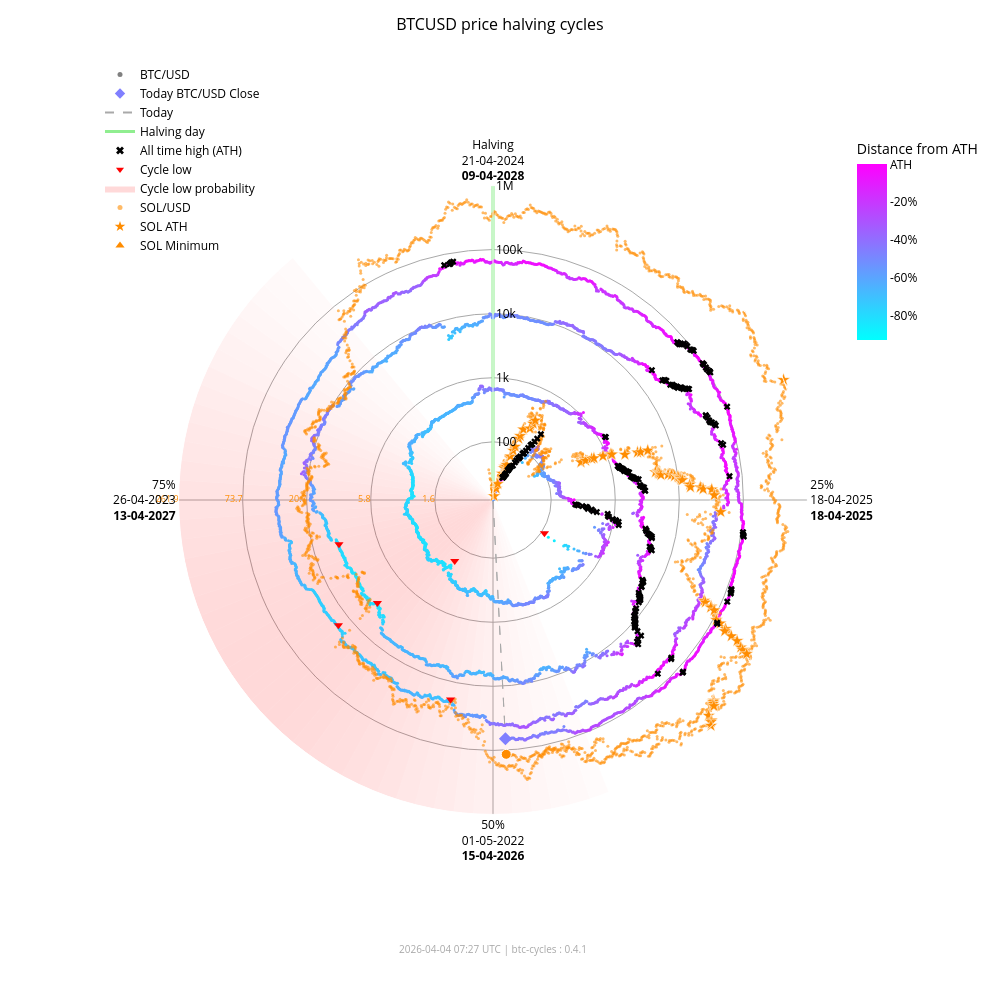

The cell this chart's notebook holds for it:
### Markdown cell above
### Interactive chart with overlay

### Code cell
fig_overlay_interactive = btc.plot(
    kind="interactive",
    from_date="2012-11-28",
    overlay=sol,
)
fig_overlay_interactive.show(config={"scrollZoom": True, "displayModeBar": True})

### Figure 1 — Plotly figure (JSON) as saved in the notebook; plotly's stock layout.template omitted (floating-point values rounded to 4 significant figures; data arrays with more than 128 entries replaced by an {"elided": "..."} marker saying what was removed)
{"data": [{"fill": "toself", "fillcolor": "rgba(255,0,0,0.017168280509461762)", "hoverinfo": "skip", "line": {"width": 0}, "mode": "lines", "r": [12.35, 1000000, 1000000, 12.35, 12.35], "showlegend": false, "theta": [158.4, 158.4, 162.0, 162.0, 158.4], "type": "scatterpolar"}, {"fill": "toself", "fillcolor": "rgba(255,0,0,0.022114794501891178)", "hoverinfo": "skip", "line": {"width": 0}, "mode": "lines", "r": [12.35, 1000000, 1000000, 12.35, 12.35], "showlegend": false, "theta": [162.0, 162.0, 165.6, 165.6, 162.0], "type": "scatterpolar"}, {"fill": "toself", "fillcolor": "rgba(255,0,0,0.027904042595116696)", "hoverinfo": "skip", "line": {"width": 0}, "mode": "lines", "r": [12.35, 1000000, 1000000, 12.35, 12.35], "showlegend": false, "theta": [165.6, 165.6, 169.2, 169.2, 165.6], "type": "scatterpolar"}, {"fill": "toself", "fillcolor": "rgba(255,0,0,0.03451829485242034)", "hoverinfo": "skip", "line": {"width": 0}, "mode": "lines", "r": [12.35, 1000000, 1000000, 12.35, 12.35], "showlegend": false, "theta": [169.2, 169.2, 172.8, 172.8, 169.2], "type": "scatterpolar"}, {"fill": "toself", "fillcolor": "rgba(255,0,0,0.04190197968282152)", "hoverinfo": "skip", "line": {"width": 0}, "mode": "lines", "r": [12.35, 1000000, 1000000, 12.35, 12.35], "showlegend": false, "theta": [172.8, 172.8, 176.4, 176.4, 172.8], "type": "scatterpolar"}, {"fill": "toself", "fillcolor": "rgba(255,0,0,0.04996405861294359)", "hoverinfo": "skip", "line": {"width": 0}, "mode": "lines", "r": [12.35, 1000000, 1000000, 12.35, 12.35], "showlegend": false, "theta": [176.4, 176.4, 180.0, 180.0, 176.4], "type": "scatterpolar"}, {"fill": "toself", "fillcolor": "rgba(255,0,0,0.05858349692240516)", "hoverinfo": "skip", "line": {"width": 0}, "mode": "lines", "r": [12.35, 1000000, 1000000, 12.35, 12.35], "showlegend": false, "theta": [180.0, 180.0, 183.6, 183.6, 180.0], "type": "scatterpolar"}, {"fill": "toself", "fillcolor": "rgba(255,0,0,0.06761662035375066)", "hoverinfo": "skip", "line": {"width": 0}, "mode": "lines", "r": [12.35, 1000000, 1000000, 12.35, 12.35], "showlegend": false, "theta": [183.6, 183.6, 187.2, 187.2, 183.6], "type": "scatterpolar"}, {"fill": "toself", "fillcolor": "rgba(255,0,0,0.07690481219944663)", "hoverinfo": "skip", "line": {"width": 0}, "mode": "lines", "r": [12.35, 1000000, 1000000, 12.35, 12.35], "showlegend": false, "theta": [187.2, 187.2, 190.8, 190.8, 187.2], "type": "scatterpolar"}, {"fill": "toself", "fillcolor": "rgba(255,0,0,0.08628112000611099)", "hoverinfo": "skip", "line": {"width": 0}, "mode": "lines", "r": [12.35, 1000000, 1000000, 12.35, 12.35], "showlegend": false, "theta": [190.8, 190.8, 194.4, 194.4, 190.8], "type": "scatterpolar"}, {"fill": "toself", "fillcolor": "rgba(255,0,0,0.09557490841018092)", "hoverinfo": "skip", "line": {"width": 0}, "mode": "lines", "r": [12.35, 1000000, 1000000, 12.35, 12.35], "showlegend": false, "theta": [194.4, 194.4, 198.0, 198.0, 194.4], "type": "scatterpolar"}, {"fill": "toself", "fillcolor": "rgba(255,0,0,0.10461455782963765)", "hoverinfo": "skip", "line": {"width": 0}, "mode": "lines", "r": [12.35, 1000000, 1000000, 12.35, 12.35], "showlegend": false, "theta": [198.0, 198.0, 201.6, 201.6, 198.0], "type": "scatterpolar"}, {"fill": "toself", "fillcolor": "rgba(255,0,0,0.11322908719652833)", "hoverinfo": "skip", "line": {"width": 0}, "mode": "lines", "r": [12.35, 1000000, 1000000, 12.35, 12.35], "showlegend": false, "theta": [201.6, 201.6, 205.2, 205.2, 201.6], "type": "scatterpolar"}, {"fill": "toself", "fillcolor": "rgba(255,0,0,0.12125015337052988)", "hoverinfo": "skip", "line": {"width": 0}, "mode": "lines", "r": [12.35, 1000000, 1000000, 12.35, 12.35], "showlegend": false, "theta": [205.2, 205.2, 208.8, 208.8, 205.2], "type": "scatterpolar"}, {"fill": "toself", "fillcolor": "rgba(255,0,0,0.1285159051533198)", "hoverinfo": "skip", "line": {"width": 0}, "mode": "lines", "r": [12.35, 1000000, 1000000, 12.35, 12.35], "showlegend": false, "theta": [208.8, 208.8, 212.4, 212.4, 208.8], "type": "scatterpolar"}, {"fill": "toself", "fillcolor": "rgba(255,0,0,0.13487757461161187)", "hoverinfo": "skip", "line": {"width": 0}, "mode": "lines", "r": [12.35, 1000000, 1000000, 12.35, 12.35], "showlegend": false, "theta": [212.4, 212.4, 216.0, 216.0, 212.4], "type": "scatterpolar"}, {"fill": "toself", "fillcolor": "rgba(255,0,0,0.14020862181849597)", "hoverinfo": "skip", "line": {"width": 0}, "mode": "lines", "r": [12.35, 1000000, 1000000, 12.35, 12.35], "showlegend": false, "theta": [216.0, 216.0, 219.6, 219.6, 216.0], "type": "scatterpolar"}, {"fill": "toself", "fillcolor": "rgba(255,0,0,0.1444150495065453)", "hoverinfo": "skip", "line": {"width": 0}, "mode": "lines", "r": [12.35, 1000000, 1000000, 12.35, 12.35], "showlegend": false, "theta": [219.6, 219.6, 223.2, 223.2, 219.6], "type": "scatterpolar"}, {"fill": "toself", "fillcolor": "rgba(255,0,0,0.1474445935127172)", "hoverinfo": "skip", "line": {"width": 0}, "mode": "lines", "r": [12.35, 1000000, 1000000, 12.35, 12.35], "showlegend": false, "theta": [223.2, 223.2, 226.8, 226.8, 223.2], "type": "scatterpolar"}, {"fill": "toself", "fillcolor": "rgba(255,0,0,0.14929223192296423)", "hoverinfo": "skip", "line": {"width": 0}, "mode": "lines", "r": [12.35, 1000000, 1000000, 12.35, 12.35], "showlegend": false, "theta": [226.8, 226.8, 230.4, 230.4, 226.8], "type": "scatterpolar"}, {"fill": "toself", "fillcolor": "rgba(255,0,0,0.15)", "hoverinfo": "skip", "line": {"width": 0}, "mode": "lines", "r": [12.35, 1000000, 1000000, 12.35, 12.35], "showlegend": false, "theta": [230.4, 230.4, 234.0, 234.0, 230.4], "type": "scatterpolar"}, {"fill": "toself", "fillcolor": "rgba(255,0,0,0.14965033825231117)", "hoverinfo": "skip", "line": {"width": 0}, "mode": "lines", "r": [12.35, 1000000, 1000000, 12.35, 12.35], "showlegend": false, "theta": [234.0, 234.0, 237.6, 237.6, 234.0], "type": "scatterpolar"}, {"fill": "toself", "fillcolor": "rgba(255,0,0,0.1483537805790981)", "hoverinfo": "skip", "line": {"width": 0}, "mode": "lines", "r": [12.35, 1000000, 1000000, 12.35, 12.35], "showlegend": false, "theta": [237.6, 237.6, 241.2, 241.2, 237.6], "type": "scatterpolar"}, {"fill": "toself", "fillcolor": "rgba(255,0,0,0.1462332228355464)", "hoverinfo": "skip", "line": {"width": 0}, "mode": "lines", "r": [12.35, 1000000, 1000000, 12.35, 12.35], "showlegend": false, "theta": [241.2, 241.2, 244.8, 244.8, 241.2], "type": "scatterpolar"}, {"fill": "toself", "fillcolor": "rgba(255,0,0,0.1434078538226232)", "hoverinfo": "skip", "line": {"width": 0}, "mode": "lines", "r": [12.35, 1000000, 1000000, 12.35, 12.35], "showlegend": false, "theta": [244.8, 244.8, 248.4, 248.4, 244.8], "type": "scatterpolar"}, {"fill": "toself", "fillcolor": "rgba(255,0,0,0.13997983179373433)", "hoverinfo": "skip", "line": {"width": 0}, "mode": "lines", "r": [12.35, 1000000, 1000000, 12.35, 12.35], "showlegend": false, "theta": [248.4, 248.4, 252.0, 252.0, 248.4], "type": "scatterpolar"}, {"fill": "toself", "fillcolor": "rgba(255,0,0,0.1360259825845427)", "hoverinfo": "skip", "line": {"width": 0}, "mode": "lines", "r": [12.35, 1000000, 1000000, 12.35, 12.35], "showlegend": false, "theta": [252.0, 252.0, 255.6, 255.6, 252.0], "type": "scatterpolar"}, {"fill": "toself", "fillcolor": "rgba(255,0,0,0.13159547355344955)", "hoverinfo": "skip", "line": {"width": 0}, "mode": "lines", "r": [12.35, 1000000, 1000000, 12.35, 12.35], "showlegend": false, "theta": [255.6, 255.6, 259.2, 259.2, 255.6], "type": "scatterpolar"}, {"fill": "toself", "fillcolor": "rgba(255,0,0,0.12671301775492702)", "hoverinfo": "skip", "line": {"width": 0}, "mode": "lines", "r": [12.35, 1000000, 1000000, 12.35, 12.35], "showlegend": false, "theta": [259.2, 259.2, 262.8, 262.8, 259.2], "type": "scatterpolar"}, {"fill": "toself", "fillcolor": "rgba(255,0,0,0.12138610149219968)", "hoverinfo": "skip", "line": {"width": 0}, "mode": "lines", "r": [12.35, 1000000, 1000000, 12.35, 12.35], "showlegend": false, "theta": [262.8, 262.8, 266.4, 266.4, 262.8], "type": "scatterpolar"}, {"fill": "toself", "fillcolor": "rgba(255,0,0,0.11561425516449213)", "hoverinfo": "skip", "line": {"width": 0}, "mode": "lines", "r": [12.35, 1000000, 1000000, 12.35, 12.35], "showlegend": false, "theta": [266.4, 266.4, 270.0, 270.0, 266.4], "type": "scatterpolar"}, {"fill": "toself", "fillcolor": "rgba(255,0,0,0.10939851441251548)", "hoverinfo": "skip", "line": {"width": 0}, "mode": "lines", "r": [12.35, 1000000, 1000000, 12.35, 12.35], "showlegend": false, "theta": [270.0, 270.0, 273.6, 273.6, 270.0], "type": "scatterpolar"}, {"fill": "toself", "fillcolor": "rgba(255,0,0,0.10274974912946186)", "hoverinfo": "skip", "line": {"width": 0}, "mode": "lines", "r": [12.35, 1000000, 1000000, 12.35, 12.35], "showlegend": false, "theta": [273.6, 273.6, 277.2, 277.2, 273.6], "type": "scatterpolar"}, {"fill": "toself", "fillcolor": "rgba(255,0,0,0.09569517349791427)", "hoverinfo": "skip", "line": {"width": 0}, "mode": "lines", "r": [12.35, 1000000, 1000000, 12.35, 12.35], "showlegend": false, "theta": [277.2, 277.2, 280.8, 280.8, 277.2], "type": "scatterpolar"}, {"fill": "toself", "fillcolor": "rgba(255,0,0,0.08828282625646729)", "hoverinfo": "skip", "line": {"width": 0}, "mode": "lines", "r": [12.35, 1000000, 1000000, 12.35, 12.35], "showlegend": false, "theta": [280.8, 280.8, 284.4, 284.4, 280.8], "type": "scatterpolar"}, {"fill": "toself", "fillcolor": "rgba(255,0,0,0.08058400018765348)", "hoverinfo": "skip", "line": {"width": 0}, "mode": "lines", "r": [12.35, 1000000, 1000000, 12.35, 12.35], "showlegend": false, "theta": [284.4, 284.4, 288.0, 288.0, 284.4], "type": "scatterpolar"}, {"fill": "toself", "fillcolor": "rgba(255,0,0,0.07269354608292705)", "hoverinfo": "skip", "line": {"width": 0}, "mode": "lines", "r": [12.35, 1000000, 1000000, 12.35, 12.35], "showlegend": false, "theta": [288.0, 288.0, 291.6, 291.6, 288.0], "type": "scatterpolar"}, {"fill": "toself", "fillcolor": "rgba(255,0,0,0.06472784449068784)", "hoverinfo": "skip", "line": {"width": 0}, "mode": "lines", "r": [12.35, 1000000, 1000000, 12.35, 12.35], "showlegend": false, "theta": [291.6, 291.6, 295.2, 295.2, 291.6], "type": "scatterpolar"}, {"fill": "toself", "fillcolor": "rgba(255,0,0,0.05682021976743956)", "hoverinfo": "skip", "line": {"width": 0}, "mode": "lines", "r": [12.35, 1000000, 1000000, 12.35, 12.35], "showlegend": false, "theta": [295.2, 295.2, 298.8, 298.8, 295.2], "type": "scatterpolar"}, {"fill": "toself", "fillcolor": "rgba(255,0,0,0.049113784367073345)", "hoverinfo": "skip", "line": {"width": 0}, "mode": "lines", "r": [12.35, 1000000, 1000000, 12.35, 12.35], "showlegend": false, "theta": [298.8, 298.8, 302.4, 302.4, 298.8], "type": "scatterpolar"}, {"fill": "toself", "fillcolor": "rgba(255,0,0,0.041752137148964696)", "hoverinfo": "skip", "line": {"width": 0}, "mode": "lines", "r": [12.35, 1000000, 1000000, 12.35, 12.35], "showlegend": false, "theta": [302.4, 302.4, 306.0, 306.0, 302.4], "type": "scatterpolar"}, {"fill": "toself", "fillcolor": "rgba(255,0,0,0.03486886565753888)", "hoverinfo": "skip", "line": {"width": 0}, "mode": "lines", "r": [12.35, 1000000, 1000000, 12.35, 12.35], "showlegend": false, "theta": [306.0, 306.0, 309.6, 309.6, 306.0], "type": "scatterpolar"}, {"fill": "toself", "fillcolor": "rgba(255,0,0,0.028577225153345827)", "hoverinfo": "skip", "line": {"width": 0}, "mode": "lines", "r": [12.35, 1000000, 1000000, 12.35, 12.35], "showlegend": false, "theta": [309.6, 309.6, 313.2, 313.2, 309.6], "type": "scatterpolar"}, {"fill": "toself", "fillcolor": "rgba(255,0,0,0.022961515313555208)", "hoverinfo": "skip", "line": {"width": 0}, "mode": "lines", "r": [12.35, 1000000, 1000000, 12.35, 12.35], "showlegend": false, "theta": [313.2, 313.2, 316.8, 316.8, 313.2], "type": "scatterpolar"}, {"fill": "toself", "fillcolor": "rgba(255,0,0,0.018071469429173623)", "hoverinfo": "skip", "line": {"width": 0}, "mode": "lines", "r": [12.35, 1000000, 1000000, 12.35, 12.35], "showlegend": false, "theta": [316.8, 316.8, 320.4, 320.4, 316.8], "type": "scatterpolar"}, {"hoverinfo": "skip", "line": {"color": "darkgrey", "dash": "dash", "width": 1}, "mode": "lines", "r": [12.35, 66960.0], "showlegend": false, "theta": [177.0, 177.0], "type": "scatterpolar"}, {"hoverinfo": "skip", "line": {"color": "darkgrey", "dash": "dash", "width": 1}, "mode": "lines", "r": [12.35, 116800.0], "showlegend": false, "theta": [177.0, 177.0], "type": "scatterpolar"}, {"hoverinfo": "skip", "line": {"color": "lightgreen", "width": 3}, "mode": "lines", "r": [12.35, 1000000], "showlegend": false, "theta": [0, 0], "type": "scatterpolar"}, {"hoverinfo": "text", "marker": {"color": {"elided": "4876 str values"}, "size": 3}, "mode": "markers", "r": {"elided": "4876 float values"}, "showlegend": false, "text": {"elided": "4876 str values"}, "theta": {"elided": "4876 float values"}, "type": "scatterpolar"}, {"hoverinfo": "text", "marker": {"color": "#FF8C00", "opacity": 0.6, "size": 3}, "mode": "markers", "r": {"elided": "2186 float values"}, "showlegend": false, "text": {"elided": "2186 str values"}, "theta": {"elided": "2186 float values"}, "type": "scatterpolar"}, {"hoverinfo": "text", "marker": {"color": "#807fff", "size": 10, "symbol": "diamond"}, "mode": "markers", "r": [66960.0], "showlegend": false, "text": ["Today<br>Date: 2026-04-04<br>Price: $66,955.55"], "theta": [177.0], "type": "scatterpolar"}, {"hoverinfo": "text", "marker": {"color": "#FF8C00", "line": {"color": "white", "width": 1}, "size": 10, "symbol": "circle"}, "mode": "markers", "r": [116800.0], "showlegend": false, "text": ["Today SOL<br>Date: 2026-04-04<br>Price: $80.25"], "theta": [177.0], "type": "scatterpolar"}, {"hoverinfo": "text", "marker": {"color": "#FF8C00", "line": {"color": "white", "width": 0.5}, "size": 10, "symbol": "star"}, "mode": "markers", "r": [12.35, 14.26, 18.89, 22.58, 33.77, 41.65, 44.19, 44.79, 47.74, 66.97, 84.11, 98.55, 135.1, 150.9, 196.1, 223.8, 274.1, 314.5, 385.5, 459.8, 577.6, 626.5, 871.0, 1155.0, 1198.0, 1859.0, 2932.0, 3268.0, 4249.0, 4627.0, 5069.0, 5167.0, 5342.0, 5538.0, 7144.0, 8049.0, 8943.0, 10010.0, 10360.0, 10890.0, 11050.0, 11550.0, 14940.0, 15160.0, 21570.0, 23800.0, 32400.0, 35190.0, 44920.0, 55430.0, 59130.0, 76170.0, 76230.0, 89070.0, 111800.0, 134000.0, 175300.0, 177100.0, 238100.0, 310800.0, 391600.0, 435400.0, 530200.0, 559600.0, 568300.0, 595100.0, 640600.0, 711800.0, 860500.0, 890300.0, 975300.0, 1000000.0], "showlegend": false, "text": ["SOL ATH<br>Date: 2020-04-10<br>Price: $0.95", "SOL ATH<br>Date: 2020-07-12<br>Price: $1.02", "SOL ATH<br>Date: 2020-07-13<br>Price: $1.17", "SOL ATH<br>Date: 2020-07-15<br>Price: $1.28", "SOL ATH<br>Date: 2020-07-26<br>Price: $1.57", "SOL ATH<br>Date: 2020-07-27<br>Price: $1.74", "SOL ATH<br>Date: 2020-07-28<br>Price: $1.79", "SOL ATH<br>Date: 2020-08-03<br>Price: $1.80", "SOL ATH<br>Date: 2020-08-04<br>Price: $1.86", "SOL ATH<br>Date: 2020-08-06<br>Price: $2.20", "SOL ATH<br>Date: 2020-08-08<br>Price: $2.46", "SOL ATH<br>Date: 2020-08-09<br>Price: $2.67", "SOL ATH<br>Date: 2020-08-10<br>Price: $3.12", "SOL ATH<br>Date: 2020-08-11<br>Price: $3.30", "SOL ATH<br>Date: 2020-08-12<br>Price: $3.75", "SOL ATH<br>Date: 2020-08-28<br>Price: $4.01", "SOL ATH<br>Date: 2020-08-30<br>Price: $4.43", "SOL ATH<br>Date: 2020-08-31<br>Price: $4.75", "SOL ATH<br>Date: 2021-02-02<br>Price: $5.25", "SOL ATH<br>Date: 2021-02-03<br>Price: $5.74", "SOL ATH<br>Date: 2021-02-04<br>Price: $6.42", "SOL ATH<br>Date: 2021-02-05<br>Price: $6.69", "SOL ATH<br>Date: 2021-02-08<br>Price: $7.88", "SOL ATH<br>Date: 2021-02-10<br>Price: $9.07", "SOL ATH<br>Date: 2021-02-11<br>Price: $9.24", "SOL ATH<br>Date: 2021-02-19<br>Price: $11.49", "SOL ATH<br>Date: 2021-02-22<br>Price: $14.41", "SOL ATH<br>Date: 2021-02-23<br>Price: $15.21", "SOL ATH<br>Date: 2021-02-24<br>Price: $17.33", "SOL ATH<br>Date: 2021-03-28<br>Price: $18.08", "SOL ATH<br>Date: 2021-03-29<br>Price: $18.92", "SOL ATH<br>Date: 2021-03-30<br>Price: $19.10", "SOL ATH<br>Date: 2021-03-31<br>Price: $19.42", "SOL ATH<br>Date: 2021-04-02<br>Price: $19.77", "SOL ATH<br>Date: 2021-04-03<br>Price: $22.44", "SOL ATH<br>Date: 2021-04-04<br>Price: $23.81", "SOL ATH<br>Date: 2021-04-06<br>Price: $25.09", "SOL ATH<br>Date: 2021-04-07<br>Price: $26.54", "SOL ATH<br>Date: 2021-04-08<br>Price: $26.99", "SOL ATH<br>Date: 2021-04-09<br>Price: $27.67", "SOL ATH<br>Date: 2021-04-11<br>Price: $27.88", "SOL ATH<br>Date: 2021-04-12<br>Price: $28.50", "SOL ATH<br>Date: 2021-04-18<br>Price: $32.38", "SOL ATH<br>Date: 2021-04-21<br>Price: $32.62", "SOL ATH<br>Date: 2021-04-22<br>Price: $38.87", "SOL ATH<br>Date: 2021-04-24<br>Price: $40.82", "SOL ATH<br>Date: 2021-04-25<br>Price: $47.59", "SOL ATH<br>Date: 2021-05-01<br>Price: $49.58", "SOL ATH<br>Date: 2021-05-18<br>Price: $55.98", "SOL ATH<br>Date: 2021-08-16<br>Price: $62.15", "SOL ATH<br>Date: 2021-08-17<br>Price: $64.18", "SOL ATH<br>Date: 2021-08-18<br>Price: $72.79", "SOL ATH<br>Date: 2021-08-19<br>Price: $72.82", "SOL ATH<br>Date: 2021-08-20<br>Price: $78.68", "SOL ATH<br>Date: 2021-08-27<br>Price: $88.11", "SOL ATH<br>Date: 2021-08-28<br>Price: $96.38", "SOL ATH<br>Date: 2021-08-30<br>Price: $110.17", "SOL ATH<br>Date: 2021-09-01<br>Price: $110.73", "SOL ATH<br>Date: 2021-09-02<br>Price: $128.29", "SOL ATH<br>Date: 2021-09-03<br>Price: $146.46", "SOL ATH<br>Date: 2021-09-06<br>Price: $164.31", "SOL ATH<br>Date: 2021-09-07<br>Price: $173.20", "SOL ATH<br>Date: 2021-09-08<br>Price: $191.01", "SOL ATH<br>Date: 2021-10-22<br>Price: $196.22", "SOL ATH<br>Date: 2021-10-23<br>Price: $197.73", "SOL ATH<br>Date: 2021-10-24<br>Price: $202.30", "SOL ATH<br>Date: 2021-10-25<br>Price: $209.85", "SOL ATH<br>Date: 2021-11-02<br>Price: $221.14", "SOL ATH<br>Date: 2021-11-03<br>Price: $243.02", "SOL ATH<br>Date: 2021-11-04<br>Price: $247.17", "SOL ATH<br>Date: 2021-11-06<br>Price: $258.63", "SOL ATH<br>Date: 2025-01-18<br>Price: $261.87"], "theta": [352.0, 15.5, 15.75, 16.25, 19.0, 19.25, 19.5, 21.0, 21.25, 21.75, 22.25, 22.5, 22.75, 23.0, 23.25, 27.25, 27.75, 28.0, 66.75, 67.0, 67.25, 67.5, 68.25, 68.75, 69.0, 71.0, 71.75, 72.0, 72.25, 80.25, 80.5, 80.75, 81.0, 81.5, 81.75, 82.0, 82.5, 82.75, 83.0, 83.25, 83.75, 84.0, 85.5, 86.25, 86.5, 87.0, 87.25, 88.75, 93.0, 115.5, 115.8, 116.0, 116.2, 116.5, 118.2, 118.5, 119.0, 119.5, 119.8, 120.0, 120.7, 121.0, 121.3, 132.2, 132.5, 132.8, 133.0, 135.0, 135.2, 135.5, 136.0, 67.53], "type": "scatterpolar"}, {"hoverinfo": "text", "marker": {"color": "#FF8C00", "line": {"color": "white", "width": 0.5}, "size": 10, "symbol": "triangle-up"}, "mode": "markers", "r": [12.35], "showlegend": false, "text": ["SOL Minimum<br>Date: 2020-05-11<br>Price: $0.52"], "theta": [0.0], "type": "scatterpolar"}, {"hoverinfo": "text", "marker": {"color": "black", "size": 6, "symbol": "x"}, "mode": "markers", "r": {"elided": "195 float values"}, "showlegend": false, "text": {"elided": "195 str values"}, "theta": {"elided": "195 float values"}, "type": "scatterpolar"}, {"hoverinfo": "text", "marker": {"color": "red", "size": 8, "symbol": "triangle-down"}, "mode": "markers", "r": [111.6, 164.9, 3233.0, 3925.0, 18950.0, 15760.0], "showlegend": false, "text": ["Cycle Low<br>Date: 2014-02-21<br>Price: $111.56<br>ATH distance: -91.0%", "Cycle Low<br>Date: 2015-01-14<br>Price: $164.92<br>ATH distance: -86.7%", "Cycle Low<br>Date: 2018-12-15<br>Price: $3,232.51<br>ATH distance: -83.3%", "Cycle Low<br>Date: 2019-03-25<br>Price: $3,924.55<br>ATH distance: -79.7%", "Cycle Low<br>Date: 2022-06-18<br>Price: $18,954.25<br>ATH distance: -71.9%", "Cycle Low<br>Date: 2022-11-21<br>Price: $15,760.19<br>ATH distance: -76.7%"], "theta": [122.8, 212.1, 228.3, 254.0, 192.0, 231.0], "type": "scatterpolar"}, {"marker": {"color": "grey", "size": 5}, "mode": "markers", "name": "BTC/USD", "r": [null], "theta": [null], "type": "scatterpolar"}, {"marker": {"color": "#807fff", "size": 8, "symbol": "diamond"}, "mode": "markers", "name": "Today BTC/USD Close", "r": [null], "theta": [null], "type": "scatterpolar"}, {"line": {"color": "darkgrey", "dash": "dash"}, "mode": "lines", "name": "Today", "r": [null], "theta": [null], "type": "scatterpolar"}, {"line": {"color": "lightgreen", "width": 3}, "mode": "lines", "name": "Halving day", "r": [null], "theta": [null], "type": "scatterpolar"}, {"marker": {"color": "black", "size": 7, "symbol": "x"}, "mode": "markers", "name": "All time high (ATH)", "r": [null], "theta": [null], "type": "scatterpolar"}, {"marker": {"color": "red", "size": 7, "symbol": "triangle-down"}, "mode": "markers", "name": "Cycle low", "r": [null], "theta": [null], "type": "scatterpolar"}, {"fill": "toself", "fillcolor": "rgba(255,0,0,0.15)", "line": {"width": 0}, "mode": "lines", "name": "Cycle low probability", "r": [null], "theta": [null], "type": "scatterpolar"}, {"marker": {"color": "#FF8C00", "opacity": 0.6, "size": 5}, "mode": "markers", "name": "SOL/USD", "r": [null], "theta": [null], "type": "scatterpolar"}, {"marker": {"color": "#FF8C00", "size": 8, "symbol": "star"}, "mode": "markers", "name": "SOL ATH", "r": [null], "theta": [null], "type": "scatterpolar"}, {"marker": {"color": "#FF8C00", "size": 8, "symbol": "triangle-up"}, "mode": "markers", "name": "SOL Minimum", "r": [null], "theta": [null], "type": "scatterpolar"}, {"hoverinfo": "skip", "marker": {"cmax": 0, "cmin": -0.9307, "color": [0], "colorbar": {"len": 0.25, "ticktext": ["ATH", "-20%", "-40%", "-60%", "-80%", "-100%"], "tickvals": [0, -0.2, -0.4, -0.6, -0.8, -1.0], "title": {"text": "Distance from ATH"}, "x": 0.95, "y": 0.92, "yanchor": "top"}, "colorscale": {"elided": "256x2 mixed values"}, "showscale": true, "size": 0}, "mode": "markers", "r": [null], "showlegend": false, "theta": [null], "type": "scatterpolar"}, {"hoverinfo": "skip", "mode": "text", "r": [100, 1000, 10000, 100000, 1000000], "showlegend": false, "text": ["1.6", "5.8", "20.7", "73.7", "261.9"], "textfont": {"color": "#FF8C00", "size": 9}, "textposition": "middle left", "theta": [270, 270, 270, 270, 270], "type": "scatterpolar"}], "layout": {"annotations": [{"font": {"color": "darkgrey", "size": 10}, "showarrow": false, "text": "2026-04-04 07:27 UTC | btc-cycles : 0.4.1", "x": 0.5, "xref": "paper", "y": -0.02, "yref": "paper"}], "font": {"color": "black"}, "height": 1000, "legend": {"bgcolor": "rgba(0,0,0,0)", "font": {"color": "black"}, "x": 0.0, "y": 1.0}, "margin": {"b": 60, "l": 100, "r": 80, "t": 60}, "paper_bgcolor": "white", "plot_bgcolor": "white", "polar": {"angularaxis": {"color": "black", "direction": "clockwise", "gridcolor": "darkgrey", "rotation": 90, "ticktext": ["Halving<br>21-04-2024<br><b>09-04-2028</b>", "25%<br>18-04-2025<br><b>18-04-2025</b>", "50%<br>01-05-2022<br><b>15-04-2026</b>", "75%<br>26-04-2023<br><b>13-04-2027</b>"], "tickvals": [0, 90, 180, 270]}, "bgcolor": "white", "domain": {"x": [0.1, 0.9], "y": [0.05, 0.95]}, "radialaxis": {"angle": 90, "color": "black", "gridcolor": "darkgrey", "range": [1.092, 6.0], "tickangle": 90, "ticktext": ["100", "1k", "10k", "100k", "1M"], "tickvals": [100, 1000, 10000, 100000, 1000000], "type": "log"}}, "title": {"font": {"color": "black", "size": 16}, "text": "BTCUSD price halving cycles", "x": 0.5}, "width": 1000}}
